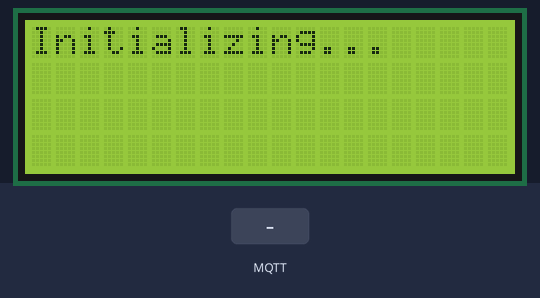
Simulated run of this sketch. Board: ESP32. On the bench: 20×4 character LCD. The inputs (shaded band) are chosen by the test bench. WiFi joins after 1.5 s; servers stay silent unless stated; random numbers use the default seed unless the sketch sets one; no MQTT or app messages arrive unless stated; what the sketch prints to the serial monitor is not drawn.

Above: at 0.1 s.
At 2.8 s:
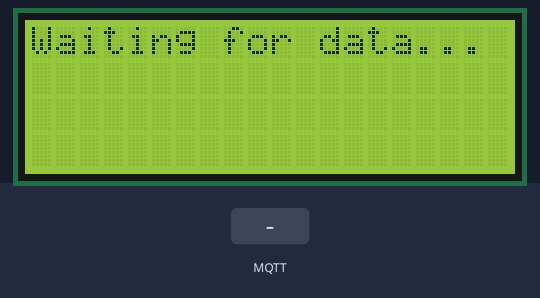
2.9 s: MQTT message "1" arrives on the first subscribed topic
At 3.5 s:
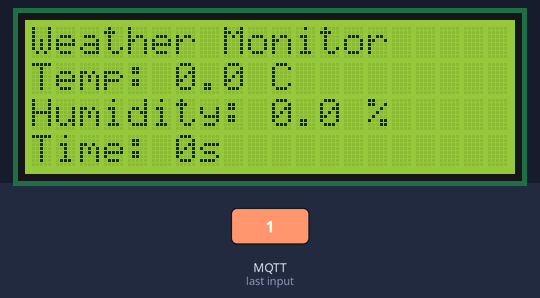
4.4 s: MQTT message "on" arrives on the first subscribed topic
Timing chart, 0 to 7.4 s (numbered marks = the images above; inputs shaded):
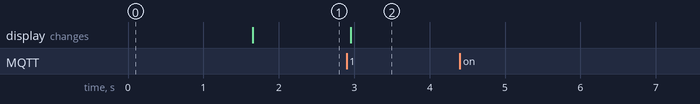

The sketch:

display_sketch.ino
```cpp
#include "WiFi.h"
#include "WiFiClientSecure.h"
#include "PubSubClient.h"
#include "ArduinoJson.h"
#include "LiquidCrystal_I2C.h"


// WiFi credential
const char* WIFI_SSID = "Wokwi-GUEST";
const char* WIFI_PASSWORD = "";

WiFiClientSecure esp_client;

// MQTT Broker settings
const char* MQTT_SERVER = "s1f6ee21.ala.asia-southeast1.emqxsl.com"; // DISABLED
const int   MQTT_PORT   = 8883;
const char* MQTT_TOPIC  = "weather/sensors/data";

const char* MQTT_USERNAME = "iot-displayer";
const char* MQTT_PASSWORD = "P@ssw0rd!123";

PubSubClient mqtt_client(esp_client);

static const char ca_cert[]
PROGMEM = R"EOF(
-----BEGIN CERTIFICATE-----
MIIDjjCCAnagAwIBAgIQAzrx5qcRqaC7KGSxHQn65TANBgkqhkiG9w0BAQsFADBh
MQswCQYDVQQGEwJVUzEVMBMGA1UEChMMRGlnaUNlcnQgSW5jMRkwFwYDVQQLExB3
d3cuZGlnaWNlcnQuY29tMSAwHgYDVQQDExdEaWdpQ2VydCBHbG9iYWwgUm9vdCBH
MjAeFw0xMzA4MDExMjAwMDBaFw0zODAxMTUxMjAwMDBaMGExCzAJBgNVBAYTAlVT
MRUwEwYDVQQKEwxEaWdpQ2VydCBJbmMxGTAXBgNVBAsTEHd3dy5kaWdpY2VydC5j
b20xIDAeBgNVBAMTF0RpZ2lDZXJ0IEdsb2JhbCBSb290IEcyMIIBIjANBgkqhkiG
9w0BAQEFAAOCAQ8AMIIBCgKCAQEAuzfNNNx7a8myaJCtSnX/RrohCgiN9RlUyfuI
2/Ou8jqJkTx65qsGGmvPrC3oXgkkRLpimn7Wo6h+4FR1IAWsULecYxpsMNzaHxmx
1x7e/dfgy5SDN67sH0NO3Xss0r0upS/kqbitOtSZpLYl6ZtrAGCSYP9PIUkY92eQ
q2EGnI/yuum06ZIya7XzV+hdG82MHauVBJVJ8zUtluNJbd134/tJS7SsVQepj5Wz
tCO7TG1F8PapspUwtP1MVYwnSlcUfIKdzXOS0xZKBgyMUNGPHgm+F6HmIcr9g+UQ
vIOlCsRnKPZzFBQ9RnbDhxSJITRNrw9FDKZJobq7nMWxM4MphQIDAQABo0IwQDAP
BgNVHRMBAf8EBTADAQH/MA4GA1UdDwEB/wQEAwIBhjAdBgNVHQ4EFgQUTiJUIBiV
5uNu5g/6+rkS7QYXjzkwDQYJKoZIhvcNAQELBQADggEBAGBnKJRvDkhj6zHd6mcY
1Yl9PMWLSn/pvtsrF9+wX3N3KjITOYFnQoQj8kVnNeyIv/iPsGEMNKSuIEyExtv4
NeF22d+mQrvHRAiGfzZ0JFrabA0UWTW98kndth/Jsw1HKj2ZL7tcu7XUIOGZX1NG
Fdtom/DzMNU+MeKNhJ7jitralj41E6Vf8PlwUHBHQRFXGU7Aj64GxJUTFy8bJZ91
8rGOmaFvE7FBcf6IKshPECBV1/MUReXgRPTqh5Uykw7+U0b6LJ3/iyK5S9kJRaTe
pLiaWN0bfVKfjllDiIGknibVb63dDcY3fe0Dkhvld1927jyNxF1WW6LZZm6zNTfl
MrY=
-----END CERTIFICATE-----
)EOF";

// LCD Display
const int LCD_ADDRESS = 0x27;
const int LCD_COLS = 20;
const int LCD_ROWS = 4;

LiquidCrystal_I2C lcd(LCD_ADDRESS, LCD_COLS, LCD_ROWS);

void connectWifi() {
  Serial.print("Connecting to WiFi...");
  WiFi.begin(WIFI_SSID, WIFI_PASSWORD);
  while (WiFi.status() != WL_CONNECTED) {
    delay(500);
    Serial.print(".");
  }
  Serial.println("\nWiFi connected!");
  Serial.print("IP address: ");
  Serial.println(WiFi.localIP());
}

void mqttCallback(char* topic, byte* payload, unsigned int length) {
  Serial.print("Message received on topic: ");
  Serial.println(topic);

  // Parse JSON
  StaticJsonDocument<200> doc;
  DeserializationError error = deserializeJson(doc, payload, length);

  if (error) {
    Serial.print("JSON parsing failed: ");
    Serial.println(error.c_str());
    return;
  }

  float temperature = doc["temperature"];
  float humidity = doc["humidity"];
  unsigned long timestamp = doc["timestamp"];

  // Display on LCD
  lcd.clear();
  lcd.setCursor(0, 0);
  lcd.print("Weather Monitor");

  lcd.setCursor(0, 1);
  lcd.print("Temp: ");
  lcd.print(temperature, 1);
  lcd.print(" C");

  lcd.setCursor(0, 2);
  lcd.print("Humidity: ");
  lcd.print(humidity, 1);
  lcd.print(" %");

  lcd.setCursor(0, 3);
  lcd.print("Time: ");
  lcd.print(timestamp / 1000);
  lcd.print("s");

  // Print to Serial
  Serial.print("Temperature: ");
  Serial.print(temperature);
  Serial.print(" C, Humidity: ");
  Serial.print(humidity);
  Serial.println(" %");
}

void connectMqtt() {
  while (!mqtt_client.connected()) {
    Serial.print("Connecting to MQTT broker...");
    String client_id = "esp32-client-" + String(WiFi.macAddress()) + String(random(0xffff), HEX);
    if (mqtt_client.connect(client_id.c_str(), MQTT_USERNAME, MQTT_PASSWORD)) {
      Serial.println("Connected!");
      mqtt_client.subscribe(MQTT_TOPIC);
      Serial.print("Subscribed to topic: ");
      Serial.println(MQTT_TOPIC);
    } else {
      Serial.print("Failed, rc=");
      Serial.print(mqtt_client.state());
      Serial.println(" Retrying in 5 seconds...");
      delay(5000);
    }
  }
}

void setup() {
  Serial.begin(115200);

  // Setup LCD
  lcd.init();
  lcd.backlight();
  lcd.clear();
  lcd.setCursor(0, 0);
  lcd.print("Initializing...");

  // Connect to WiFi
  connectWifi();

  // Configure secure connection over TLS
  esp_client.setCACert(ca_cert);

  // Setup MQTT
  mqtt_client.setServer(MQTT_SERVER, MQTT_PORT);
  mqtt_client.setCallback(mqttCallback);

  connectMqtt();

  lcd.clear();
  lcd.setCursor(0, 0);
  lcd.print("Waiting for data...");
}

void loop() {
  if (!mqtt_client.connected()) {
    connectMqtt();
  }
  mqtt_client.loop();
}
```

Measured:
- after the input at 2.9 s, the display: changes after 0.05 s (image 2)
- after the input at 4.4 s, every drawn part: stays the same
